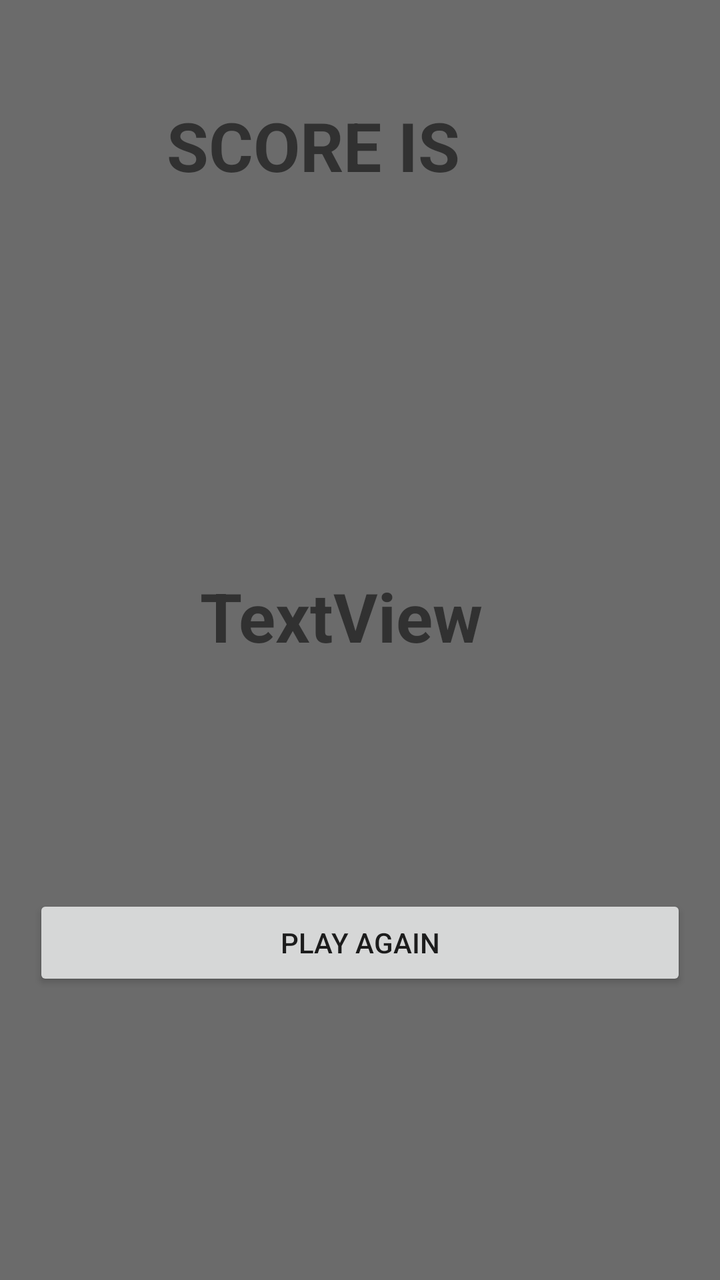
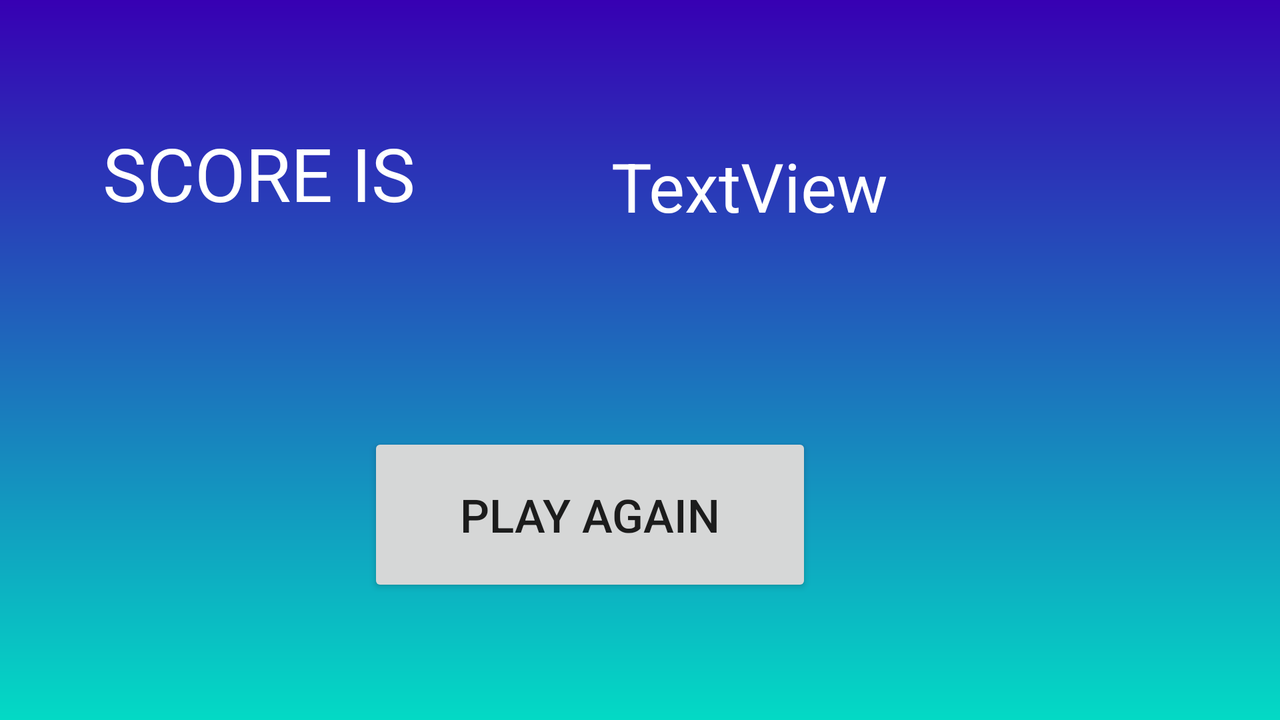

First picture: res/layout/ on a phone held upright. Second picture: the repository's own variant of that layout, on a device whose configuration matches the variant's folder. Source for both follows.
<!-- AndroidManifest.xml: application theme Theme.DeltaTask1 -->
<!-- res/layout/activity_main2.xml -->
<?xml version="1.0" encoding="utf-8"?>
<androidx.constraintlayout.widget.ConstraintLayout xmlns:android="http://schemas.android.com/apk/res/android"
    xmlns:app="http://schemas.android.com/apk/res-auto"
    xmlns:tools="http://schemas.android.com/tools"
    android:layout_width="match_parent"
    android:layout_height="match_parent"
    android:background="@color/grey"
    tools:context=".MainActivity2">

    <LinearLayout
        android:layout_width="match_parent"
        android:layout_height="match_parent"
        android:orientation="vertical">

        <LinearLayout
            android:layout_width="match_parent"
            android:layout_height="match_parent"
            android:orientation="vertical">

            <TextView
                android:id="@+id/your_score_is"
                android:layout_width="match_parent"
                android:layout_height="wrap_content"
                android:text="    SCORE IS"
                android:textStyle="bold"
                android:layout_margin="100px"
                android:padding="50px"
                android:textSize="34sp" />

            <TextView
                android:id="@+id/scores"
                android:layout_width="match_parent"
                android:layout_height="wrap_content"
                android:layout_margin="200px"
                android:padding="100px"
                android:text="      TextView"
                android:textSize="34sp"
                android:textStyle="bold" />

            <Button
                android:id="@+id/play_again"
                android:layout_width="match_parent"
                android:layout_height="wrap_content"
                android:clickable="true"
                android:onClick="activity1_go_to"
                android:text="PLAY AGAIN"
                android:layout_margin="50px"
                android:padding="30px"
                android:textSize="14sp"/>
        </LinearLayout>
    </LinearLayout>
</androidx.constraintlayout.widget.ConstraintLayout>
<!-- resources referenced by this layout -->
<resources>
  <color name="grey">#6b6b6b</color>
  <style name="Theme.DeltaTask1" parent="Theme.MaterialComponents.DayNight.NoActionBar">
          
          <item name="colorPrimary">@color/purple_500</item>
          <item name="colorPrimaryVariant">@color/purple_700</item>
          <item name="colorOnPrimary">@color/white</item>
          
          <item name="colorSecondary">@color/teal_200</item>
          <item name="colorSecondaryVariant">@color/teal_700</item>
          <item name="colorOnSecondary">@color/black</item>
          
          <item name="android:statusBarColor" tools:targetApi="l">?attr/colorPrimaryVariant</item>
          
      </style>
  <color name="purple_500">#FF6200EE</color>
  <color name="purple_700">#FF3700B3</color>
  <color name="white">#FFFFFFFF</color>
  <color name="teal_200">#FF03DAC5</color>
  <color name="teal_700">#FF018786</color>
  <color name="black">#FF000000</color>
</resources>
<!-- res/layout-land/activity_main2.xml (the author's variant of the layout above) -->
<!-- drawn on the phone turned sideways -->
<?xml version="1.0" encoding="utf-8"?>
<androidx.constraintlayout.widget.ConstraintLayout xmlns:android="http://schemas.android.com/apk/res/android"
    xmlns:app="http://schemas.android.com/apk/res-auto"
    xmlns:tools="http://schemas.android.com/tools"
    android:layout_width="match_parent"
    android:layout_height="match_parent"
    android:background="@drawable/background"
    tools:context=".MainActivity2">

    <TextView
        android:id="@+id/your_score_is"
        android:layout_width="223dp"
        android:layout_height="84dp"
        android:text="SCORE IS"
        app:layout_constraintBottom_toBottomOf="parent"
        app:layout_constraintEnd_toEndOf="parent"
        app:layout_constraintHorizontal_bias="0.123"
        app:layout_constraintStart_toStartOf="parent"
        app:layout_constraintTop_toTopOf="parent"
        app:layout_constraintVertical_bias="0.224"
        android:textSize="37sp"
        android:textColor="@color/white"/>

    <TextView
        android:id="@+id/scores"
        android:layout_width="wrap_content"
        android:layout_height="wrap_content"
        android:text="TextView"
        android:textSize="34sp"
        android:textColor="@color/white"
        app:layout_constraintBottom_toBottomOf="parent"
        app:layout_constraintEnd_toEndOf="parent"
        app:layout_constraintHorizontal_bias="0.61"
        app:layout_constraintStart_toStartOf="parent"
        app:layout_constraintTop_toTopOf="parent"
        app:layout_constraintVertical_bias="0.224" />

    <Button
        android:id="@+id/play_again"
        android:layout_width="222dp"
        android:layout_height="82dp"
        android:text="PLAY AGAIN"
        android:textSize="23sp"
        android:clickable="true"
        android:onClick="activity1_go_to"
        app:layout_constraintBottom_toBottomOf="parent"
        app:layout_constraintEnd_toEndOf="parent"
        app:layout_constraintHorizontal_bias="0.44"
        app:layout_constraintStart_toStartOf="parent"
        app:layout_constraintTop_toTopOf="parent"
        app:layout_constraintVertical_bias="0.778" />
</androidx.constraintlayout.widget.ConstraintLayout>
<!-- resources referenced by the variant -->
<!-- as the phone turned sideways resolves them -->
<resources>
  <color name="white">#FFFFFFFF</color>
  <!-- drawable background (drawable) -->
  <?xml version="1.0" encoding="utf-8"?>
  <shape xmlns:android="http://schemas.android.com/apk/res/android">
  
  <gradient
      android:startColor="#FF3700B3"
      android:endColor="#FF03DAC5"
      android:angle="270"
  
      />
  </shape>
  <style name="Theme.DeltaTask1" parent="Theme.MaterialComponents.DayNight.NoActionBar">
          
          <item name="colorPrimary">@color/purple_500</item>
          <item name="colorPrimaryVariant">@color/purple_700</item>
          <item name="colorOnPrimary">@color/white</item>
          
          <item name="colorSecondary">@color/teal_200</item>
          <item name="colorSecondaryVariant">@color/teal_700</item>
          <item name="colorOnSecondary">@color/black</item>
          
          <item name="android:statusBarColor" tools:targetApi="l">?attr/colorPrimaryVariant</item>
          
      </style>
  <color name="purple_500">#FF6200EE</color>
  <color name="purple_700">#FF3700B3</color>
  <color name="teal_200">#FF03DAC5</color>
  <color name="teal_700">#FF018786</color>
  <color name="black">#FF000000</color>
</resources>
